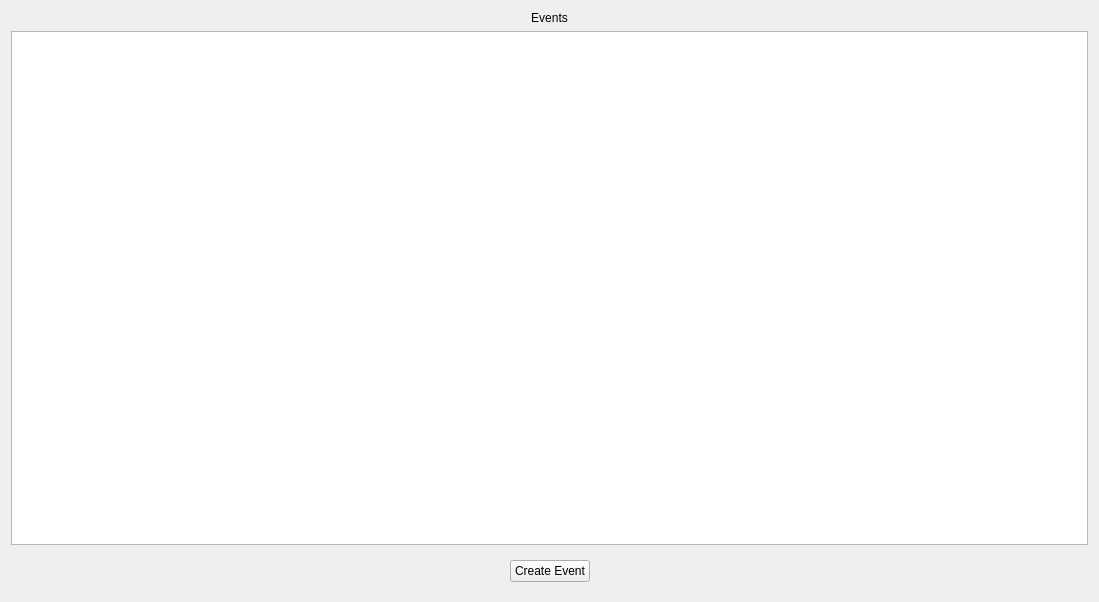
<?xml version="1.0" encoding="UTF-8"?>
<ui version="4.0">
 <class>ListEventsForm</class>
 <widget class="QWidget" name="ListEventsForm">
  <property name="geometry">
   <rect>
    <x>0</x>
    <y>0</y>
    <width>1099</width>
    <height>602</height>
   </rect>
  </property>
  <property name="windowTitle">
   <string>Form</string>
  </property>
  <layout class="QVBoxLayout" name="verticalLayout">
   <item>
    <widget class="QLabel" name="label">
     <property name="text">
      <string>Events</string>
     </property>
     <property name="alignment">
      <set>Qt::AlignCenter</set>
     </property>
    </widget>
   </item>
   <item>
    <widget class="QTableWidget" name="eventsTable"/>
   </item>
   <item>
    <widget class="QWidget" name="widget" native="true">
     <layout class="QHBoxLayout" name="horizontalLayout">
      <item>
       <spacer name="horizontalSpacer">
        <property name="orientation">
         <enum>Qt::Horizontal</enum>
        </property>
        <property name="sizeHint" stdset="0">
         <size>
          <width>40</width>
          <height>20</height>
         </size>
        </property>
       </spacer>
      </item>
      <item>
       <widget class="QPushButton" name="createNewPB">
        <property name="text">
         <string>Create Event</string>
        </property>
       </widget>
      </item>
      <item>
       <spacer name="horizontalSpacer_2">
        <property name="orientation">
         <enum>Qt::Horizontal</enum>
        </property>
        <property name="sizeHint" stdset="0">
         <size>
          <width>40</width>
          <height>20</height>
         </size>
        </property>
       </spacer>
      </item>
     </layout>
    </widget>
   </item>
  </layout>
 </widget>
 <resources/>
 <connections/>
</ui>
